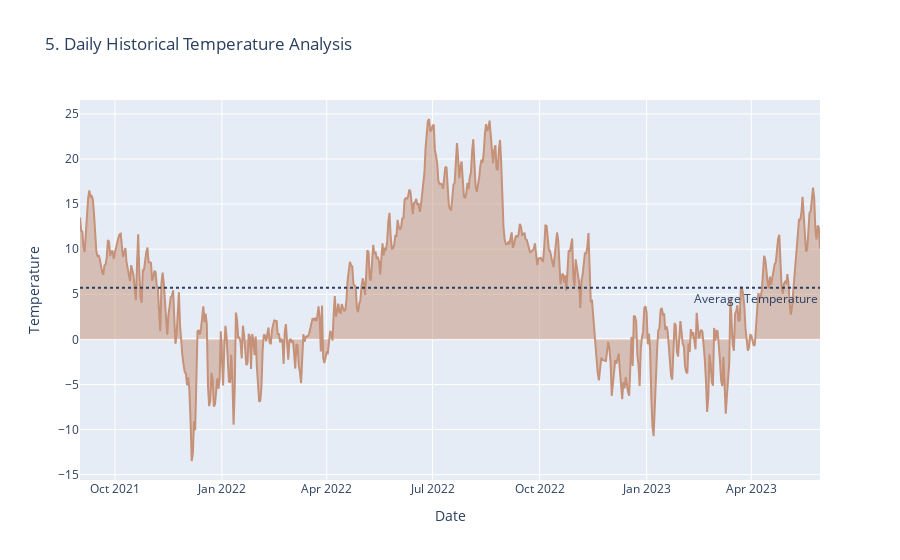

Notebook source saved alongside this figure:
### Markdown cell above
<div class="alert alert-block alert-info">
<h3 style="font-family:  'Garamond', 'Lucida Sans', sans-serif; text-align: center; color:#164863;  font-weight: bold; font-size: 24px;">   About 'historical_weather.csv':  </h3>
<b>datetime</b> <br>
<b>temperature</b> <br>
<b>dewpoint</b> <br>
<b>rain:</b> Different from the forecast conventions. The rain from large scale weather systems of the preceding hour in millimeters.<br>
<b>snowfall:</b>Different from the forecast conventions. Snowfall over the preceding hour in centimeters. <br>
<b>surface_pressure:</b> The air pressure at surface in hectopascals.<br>
<b>cloudcover_[low/mid/high/total]:</b> Different from the forecast conventions.<br>
<b>windspeed_10m:</b> The wind speed at 10 meters above ground in meters per second.<br>
<b>winddirection_10m:</b> The wind direction at 10 meters above ground in degrees.<br>
<b>shortwave_radiation:</b> The global horizontal irradiation in watt-hours per square meter.<br>
<b>direct_solar_radiation</b> <br>
<b>diffuse_radiation:</b> The diffuse solar irradiation in watt-hours per square meter.<br>
<b>[latitude/longitude]:</b> -The coordinates of the weather station.
</div>

### Code cell
fig = px.area(daily, x=daily.index, y="temperature",title='5. Daily Historical Temperature Analysis')
fig.add_hline(y=meanTemp, line_dash="dot", annotation_text="Average Temperature", annotation_position="bottom right")
fig.update_traces(line_color='#C59279')
fig.update_layout(xaxis_title="Date", yaxis_title="Temperature")
fig.show()

### Figure 1 — Plotly figure (JSON) as saved in the notebook; plotly's stock layout.template omitted (floating-point values rounded to 4 significant figures; data arrays with more than 128 entries replaced by an {"elided": "..."} marker saying what was removed)
{"data": [{"fillpattern": {"shape": ""}, "hovertemplate": "datetime=%{x}<br>temperature=%{y}<extra></extra>", "legendgroup": "", "line": {"color": "#C59279"}, "marker": {"symbol": "circle"}, "mode": "lines", "name": "", "orientation": "v", "showlegend": false, "stackgroup": "1", "type": "scatter", "x": {"elided": "637 str values"}, "xaxis": "x", "y": {"elided": "637 float values"}, "yaxis": "y"}], "layout": {"annotations": [{"showarrow": false, "text": "Average Temperature", "x": 1, "xanchor": "right", "xref": "x domain", "y": 5.71, "yanchor": "top", "yref": "y"}], "legend": {"tracegroupgap": 0}, "shapes": [{"line": {"dash": "dot"}, "type": "line", "x0": 0, "x1": 1, "xref": "x domain", "y0": 5.71, "y1": 5.71, "yref": "y"}], "title": {"text": "5. Daily Historical Temperature Analysis"}, "xaxis": {"anchor": "y", "domain": [0.0, 1.0], "title": {"text": "Date"}}, "yaxis": {"anchor": "x", "domain": [0.0, 1.0], "title": {"text": "Temperature"}}}}
